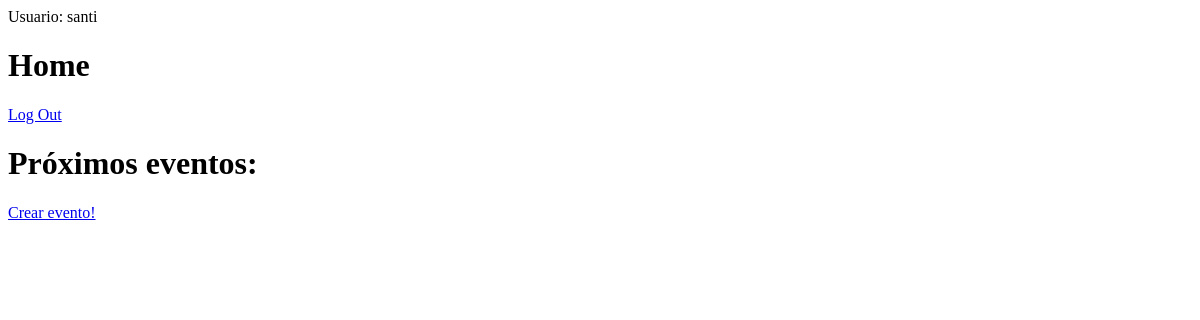
The app's page / (signed in), older data.
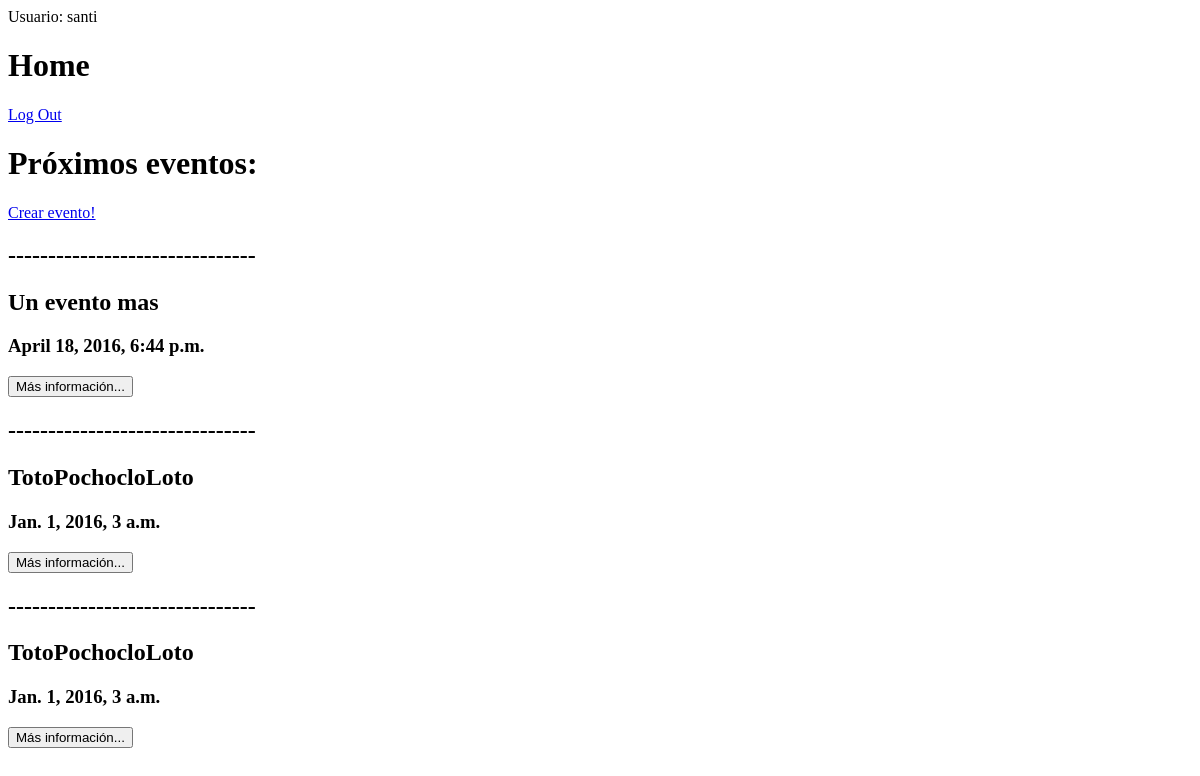
The same page, newer data.
### sitio/models.py (models this page shows, shortened)
class Event(models.Model):
    local = models.ForeignKey(Local, null=False, blank=False)
    eventName = models.CharField(max_length=100)
    organizer = models.ForeignKey(User, null=False, blank=False)
    startTime = models.DateTimeField()
    finishTime = models.DateTimeField()

### sitio/views.py (the view)
# urls.py: 2. Add a URL to urlpatterns:  url(r'^$', views.home, name='home')
@login_required
def home(request):
    events = Event.objects.all()
    return render(request, 'inicio.html', {'events_list': events, 'user':request.user})

### sitio/templates/inicio.html
<html>
<head>
</head>
<body>
    <p>Usuario: {{ user }}</p>
<h1 id="title">{% block titulo %}Home{% endblock %}</h1>
<a href='logout'>Log Out </a>
<div id="contenido">
    <h1> Próximos eventos: </h1>
    <a href='addEvent'>Crear evento!</a>
    {% for event in events_list %}
        <h2>-------------------------------</h2>
        <h2>{{ event.eventName }} </h2>
        <h3>{{ event.fecha }} {{ event.startTime }} </h3>
        <button>Más información...</button>
    {% endfor %}
</div>
</body>
</html>

Row changes from the older to the newer data that the page shows:
added Event: eventName "Un evento mas", startTime "April 18, 2016, 6:44 p.m."
added Event: eventName "TotoPochocloLoto", startTime "Jan. 1, 2016, 3 a.m."
added Event: eventName "TotoPochocloLoto", startTime "Jan. 1, 2016, 3 a.m."
